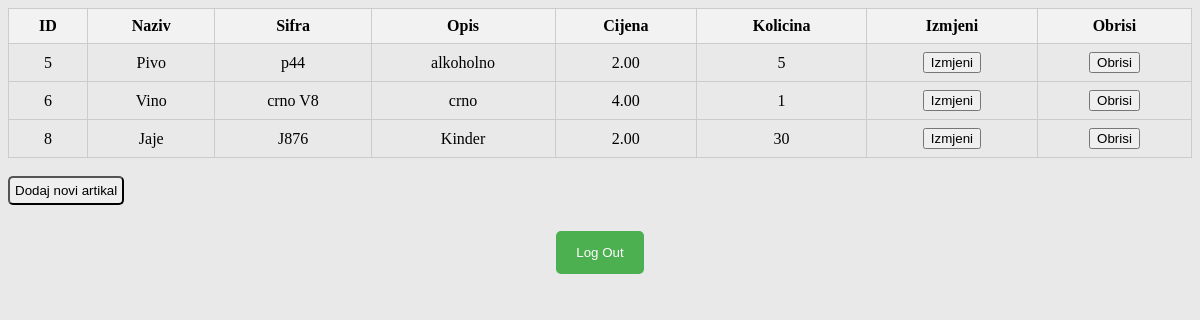
Screenshot of /php/artikli_list.php (signed in) with the database file from the repository.
### tables this page shows
CREATE TABLE `artikli` (
  `ID_Artikla` int(11) NOT NULL,
  `Naziv` varchar(50) NOT NULL,
  `Sifra` varchar(50) NOT NULL,
  `Opis` varchar(500) DEFAULT NULL,
  `Cijena` decimal(6,2) NOT NULL,
  `Kolicina` int(11) NOT NULL
);

### php/artikli_list.php (the view, shortened to what this page needs)
<!DOCTYPE html>
<html lang="en">
<head>
  <link rel="stylesheet" href="css/style-artikli_list.css">
</head>
<body>
  <?php
    $conn = new mysqli("localhost", "root", "", "prodavnica");
    $query = "SELECT * FROM artikli";
    $result = mysqli_query($conn, $query);
    if (mysqli_num_rows($result) > 0) {
      echo "<table>";
      echo "<tr>";
      echo "<th>ID</th>";
      echo "<th>Naziv</th>";
      echo "<th>Sifra</th>";
      echo "<th>Opis</th>";
      echo "<th>Cijena</th>";
      echo "<th>Kolicina</th>";
      echo "<th>Izmjeni</th>";
      echo "<th>Obrisi</th>";
      echo "</tr>";
      while ($row = mysqli_fetch_assoc($result)) {
          echo "<tr>";
          echo "<td>" . $row['ID_Artikla'] . "</td>";
          echo "<td>" . $row['Naziv'] . "</td>";
          echo "<td>" . $row['Sifra'] . "</td>";
          echo "<td>" . $row['Opis'] . "</td>";
          echo "<td>" . $row['Cijena'] . "</td>";
          echo "<td>" . $row['Kolicina'] . "</td>";
          echo "<td><button><a href='artikli_edit.php?id=" . $row['ID_Artikla'] . "'>Izmjeni</a></button></td>";
          echo "<td><button><a href='artikli_delete.php?id=" . $row['ID_Artikla'] . "'>Obrisi</a></button></td>";
          echo "</tr>";
        }
          echo "</table>";
      } else {
        echo "NEMA ARTIKALA ZA PRIKAZ!";
        $conn->close();
    }
    echo "<br><button class='add'><a href='artikli_add.php'>Dodaj novi artikal</a></button>";
  ?>
  <br><br>
  <form action="logout.php" method="post">
    <input type="submit" value="Log Out">
  </form>
</body>
</html>

### css/style-artikli_list.css (style rules this page uses)
body { background-color: #e9e9e9; }
table { width: 100%; margin: 0 auto; border-collapse: collapse; }
th, td { border: 1px solid #ccc; padding: 8px; text-align: center; }
th { background-color: #f2f2f2; }
a { color: black; text-decoration: none; }
.add { border-radius: 5px; padding: 5px 5px; }
form { margin: 0 auto; text-align: center; }
input[type="submit"] { background-color: #4CAF50; color: white; padding: 14px 20px; margin: 8px 0; border: none; border-radius: 5px; cursor: pointer; }

### rows the page displays
artikli: ID_Artikla "5", Naziv "Pivo", Sifra "p44", Opis "alkoholno", Cijena "2.00", Kolicina "5"
artikli: ID_Artikla "6", Naziv "Vino", Sifra "crno V8", Opis "crno", Cijena "4.00", Kolicina "1"
artikli: ID_Artikla "8", Naziv "Jaje", Sifra "J876", Opis "Kinder", Cijena "2.00", Kolicina "30"
